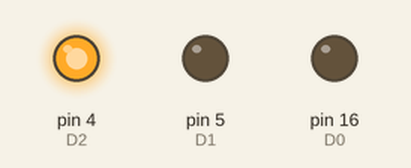
Simulated run of this sketch. Board: Arduino Uno, built with avr-gcc and run on an emulated ATmega328P. On the bench: output pins drawn as LEDs (lit = HIGH).

Above: at 0.1 s.
Timing chart, 0 to 1.6 s (numbered marks = the images above):
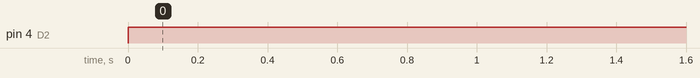

The sketch:

LED_RGB_Glow.ino
```cpp
// Robo India Tutorial
// Digital Input and Output on LED
// Hardware: NodeMCU
#define D0 16 //r-g(NodeMcu -  chip)
#define D1 5  //g-r
#define D2 4  //b-b
/*const int RED = 5;
const int GREEN = 4;
const int BLUE = 0;*/
const int d=0;
void setup() {
  pinMode(D0, OUTPUT);
  pinMode(D1, OUTPUT);
  pinMode(D2, OUTPUT);

}

void loop() {
  analogWrite(D0, 10);    //the pin will generate a steady rectangular wave of the specified duty cycle until the next call to analogWrite() (or a call to digitalRead() or digitalWrite()) on the same pin.
  analogWrite(D0, 50);
  analogWrite(D2, 200);
    delay(10);
 /* analogWrite(RED, 100);
  analogWrite(GREEN, 100);
  analogWrite(BLUE, 100); */
 }
```

Measured:
- by itself, pin 4 (D2): LOW → HIGH at 0.00 s
